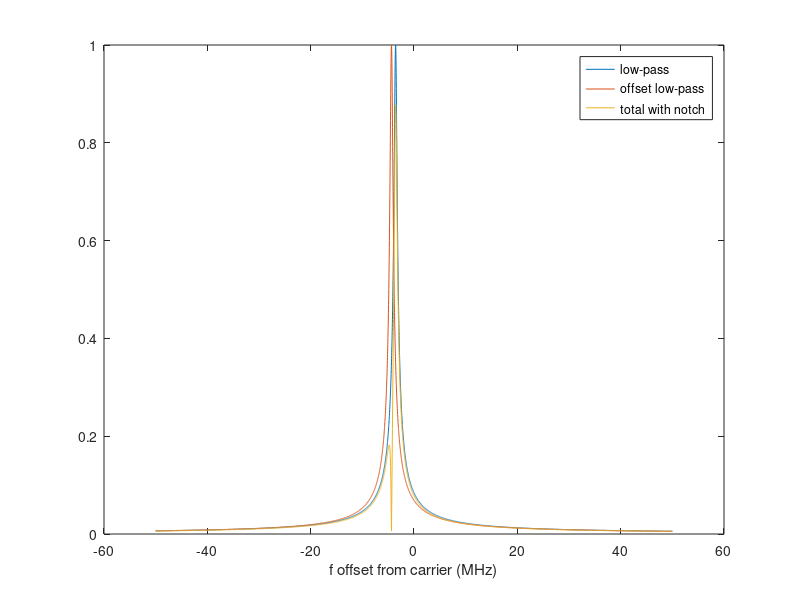
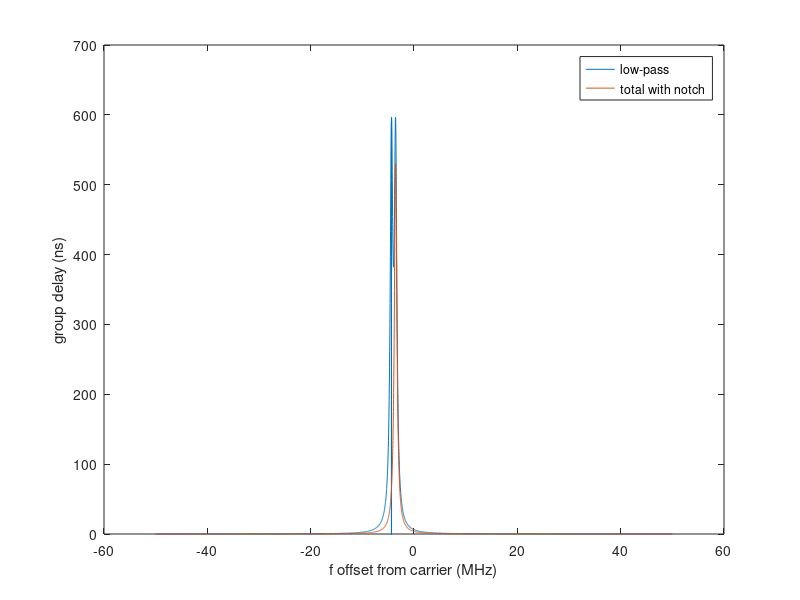
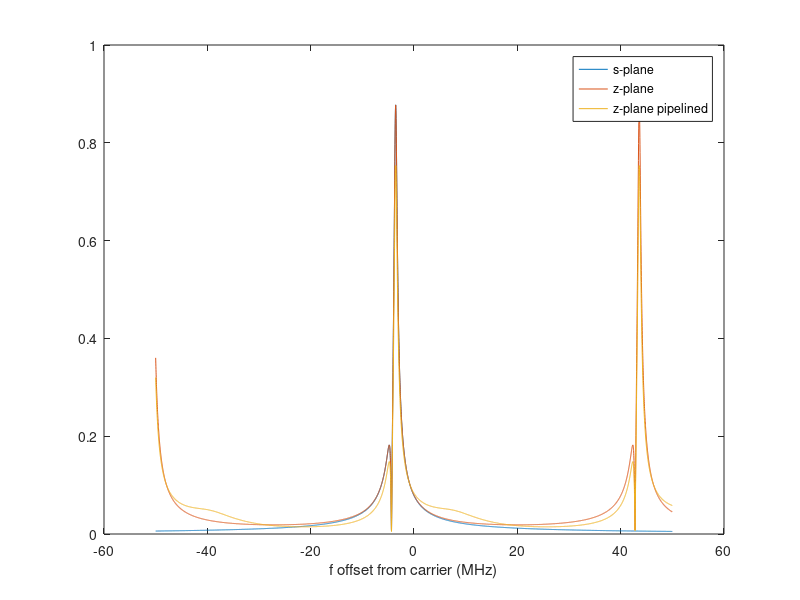

Write the MATLAB code that produced these figures, in order.
% How to generate a low-latency notch filter in DSP,
% intended to keep the nearby passband mode of an SRF cavity
% from creating spurious oscillations in high-gain feedback
% or SEL operations modes.

% This simulation set up for the -800 kHz offset of the 8*pi/9
% mode of a TTF cavity.
% Note that every cavity's nearby mode is at a slightly different
% frequency (have to love that sheet metal!), so the FPGA parameters
% need to be tunable at runtime.

% There is a second purpose to the filtering system, and that is
% to limit the broadband noise sent to the high power amplifier.
% A simple 300 kHz bandwidth requirement is assumed here, and the
% two filters' implementations are intertwined.

% This analysis starts in the s (Laplace) domain.  The actual FPGA
% implementation is in the z domain, shown later.

% Larry Doolittle, LBNL, July 2013
% z-domain added February, 2014

df=0.015;
f=[-3:df:3]';  % MHz
f=[-6:df:6]';  % MHz
f=[-50:df:50]';  % MHz
w=2*pi*f;
s=i*w;

fl=0.3;   % MHz of noise-limiting low-pass filter
fo=3.5606;  % MHz offset of passband mode
%fo=1.8;
fn=fo+0.8;   % MHz offset of nearby mode to be rejected

Al=2*pi*fl./(s+2*pi*fl+2*pi*i*fo);  % low-pass filter, cutoff fl, offset fo

Af=2*pi*fl./(s+2*pi*fl+2*pi*i*fn);  % first order filter, complex-valued pole,
% same bandwidth as the low-pass filter

% low-pass filter evaluated at notch frequency
Al0=2*pi*fl./(-2*pi*i*fn+2*pi*fl+2*pi*i*fo);  % constant complex number

A=Al-Al0*Af;  % final system gain

% Transfer function should have a notch at -fn
figure(1)
plot(f,abs(Al),f,abs(Af),f,abs(A))
legend('low-pass','offset low-pass','total with notch')
xlabel('f offset from carrier (MHz)')

% Compute group delay of low-pass only
gdl=-diff(unwrap(arg(Al)))/(df*2*pi)*1e3;

% Compute and plot the group delay
% Result is 600 ns at the carrier; that value needs to be
% used in the feedback loop design.  Note that 530 ns comes
% from the centered low-pass filter, and 70 ns from the
% additional term to create the notch.
fx=0.5*(f(2:end)+f(1:end-1));
gd=-diff(unwrap(arg(A)))/(df*2*pi)*1e3;
figure(2)
plot(fx,gd,fx,gdl)
legend('low-pass','total with notch')
ylim([0 700])
ylabel('group delay (ns)')
xlabel('f offset from carrier (MHz)')

% z-domain version
T=4/102.143;  % us (APEX2-compatible)
T=2/94.286;  % us (LCLS-II-compatible)
z=exp(s*T);
zo=exp(-2*pi*i*fo*T);
zlp=exp(-2*pi*(fl+i*fo)*T)
zbp=exp(-2*pi*(fl+i*fn)*T)
figure(3)
Alz=(zo-zlp)./(z-zlp);
Afz=(zo-zlp)./(z-zbp);
zn=exp(-fn*2*pi*i*T);
Al0z=(zn-zbp)/(zn-zlp)
Az=Alz-Al0z*Afz;

Ah=(1+2*sqrt(z)+z)/4;  % half-band filter option 2
Ah=(1+sqrt(z))/2;  % half-band filter option 1
if 1
  Alz_x=(zo-zlp)./(z-1-z.^(-1)*zlp*(zlp-1));
  Afz_x=(zo-zlp)./(z-1-z.^(-1)*zbp*(zbp-1));
  Al0z_x=(zn-1-zn^(-1)*zbp*(zbp-1))/(zn-1-zn^(-1)*zlp*(zlp-1))
  Az_x=Alz_x-Al0z_x*Afz_x;
end
%plot(f,abs(Al),f,abs(Alz),f,abs(Alz_x))
plot(f,abs(A),f,abs(Az),f,abs(Az_x))
xlabel('f offset from carrier (MHz)')
legend('s-plane','z-plane','z-plane pipelined')

figure(1)

% z implementation has some challenges:
%  1/(z-zp) becomes
%  y_new = y_old*zp + x
% and if zp is complex (as in zbp), and both x and y are complex
% (that's a given), there's a complex multiply-add to perform in a
% single cycle.  Well, presumably at least two cycles if real and
% imaginary components are multiplexed as I'm wont to do.  But for
% the feedback data path to work with pipelined multipliers, probably
% need to decimate by at least another factor of two.  Hence the factor
% of 4 in the expression above for T.
